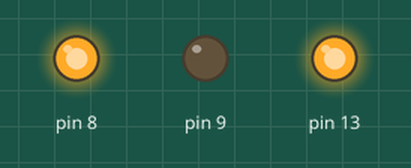
Recording of a sketch running on a simulated Arduino Uno, built with avr-gcc and run on an emulated ATmega328P. Parts: output pins drawn as LEDs (lit = HIGH).

Above: at 2.5 s.
At 6.0 s:
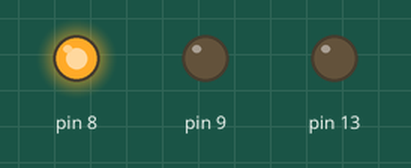
At 9.5 s:
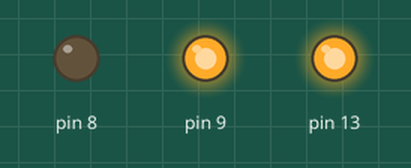
At 13.0 s:
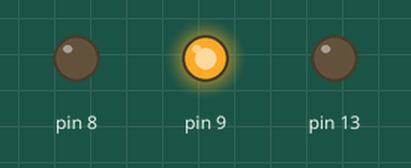
Timing chart, 0 to 18.2 s (numbered marks = the images above):
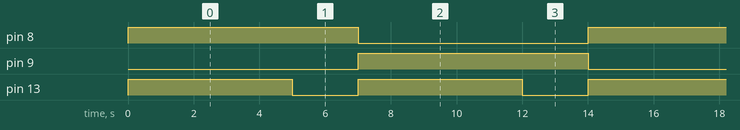

Measured:
- by itself, pin 8, pin 9: alternates HIGH for 7.0 s and LOW for 7.0 s
- by itself, pin 13: alternates HIGH for 5.0 s and LOW for 2.0 s
- by itself, everything shown: repeats every 14.0 s, in 5 steps

The sketch:

motor_test.ino
```cpp
void setup() {
  // pins D0 - D13 can be used as input (read voltage) or output (send voltage)
  pinMode(13, OUTPUT);


  digitalWrite(13, HIGH);


  pinMode(8, OUTPUT);
  pinMode(9, OUTPUT);
  // pinmode(2, INPUT);


  /*
  so the way it works is that connect arduino pins --> motor drivers --> motor --> wheel

  motor driver (L298N):
  connect the 3 blue part to battery
  then 1 motor driver can run 2 motors (out1...4)
  in1...in4 is what u need to connect to arduino digital pins to control which direction motors spin

  ena / enb ... this is going to be control the speed of the turning

  */
}

void loop() {
  digitalWrite(8, HIGH);
  digitalWrite(9, LOW);

  // 5 sec delay...
  delay(5000);

  digitalWrite(13, LOW);
  delay(2000);


  digitalWrite(13, HIGH);

  digitalWrite(8, LOW);
  digitalWrite(9, HIGH);

  delay(5000);

  digitalWrite(13, LOW);
  delay(2000);

  digitalWrite(13, HIGH);

  // digitalWrite(13, LOW);
  // delay(1000);

  // int val = digitalRead(2);
}
```
